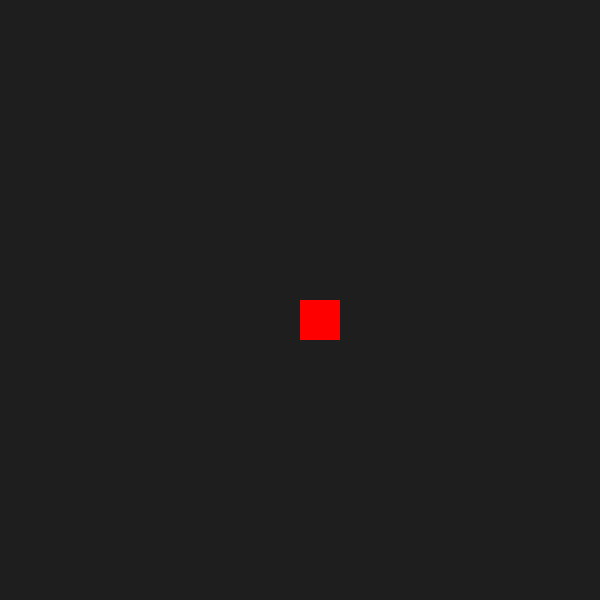
Frame 1 (no input)
Frame 60 (the mouse pressed at the canvas centre just before this capture): identical to frame 1, image omitted
Frame 120 (the mouse held since frame 60 and released just before this capture): identical to frame 1, image omitted

The Processing sketch that drew this single still picture (run headless with seeded random() and noise(); from frame 60 on, the mouse is pressed at the canvas centre):

// Processing sketch: encouraging_willow
// ── encouraging_willow.pde
int x, y, L;

void setup() {
  size(600,600);
  x = width/2; y = height/2; L = 40;
  noStroke();
}

void draw() {
  background(30);
  boolean questionX = mouseX > x && mouseX < x + L;
  boolean questionY = mouseY > y && mouseY < y + L;
  
  if(questionX && questionY){
    fill(0,255,0);
  } else {
    fill(255,0,0);
  }
  square(x,y,L);
}
